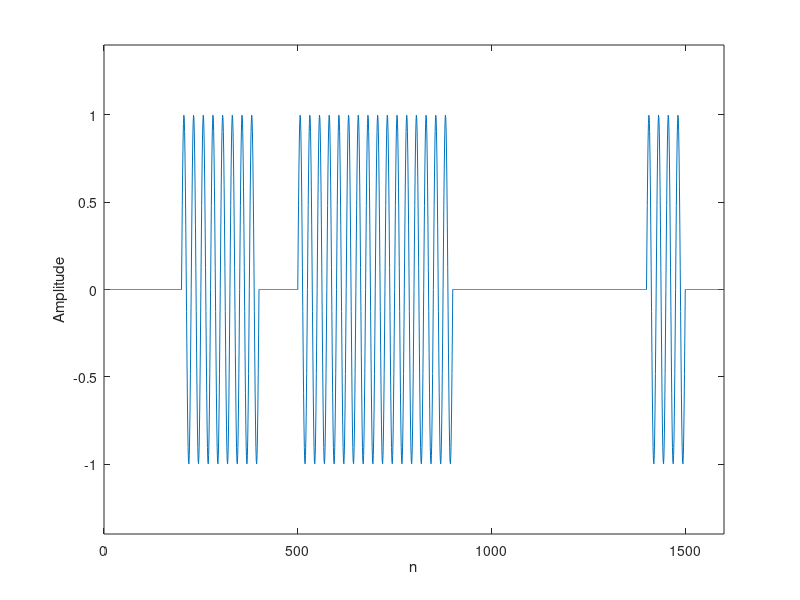

Write MATLAB code to recreate this figure.
% clean figure and load signal package (only for Octave)
clf
pkg load signal

% simulation parameters:
%  - nr of symbols
%  - nr of samples per symbol
%  - amplitude
%  - carrier frequency
nsym = 16;
nsamp = 100;
a = 1;
fc = 4;

% allocate space for total bit sequence
l = nsym*nsamp;
y = zeros(1,l-nsamp+1);

% initalize random output vector with +1 and -1
x = round(rand(1,nsym));

% for each overlap..
for i = 1:nsym
  % place one symbol into vector y, leaving nsamp samples of spacing
  kk = (i-1)*nsamp+1;
  y(kk:kk+nsamp) = x(i) * a * sin(2 * pi * fc / nsamp * [0:nsamp]);
end

% plot eye diagram
plot([0:nsym*nsamp], y)

% format: print axis labels, legend, and set plot range
ylabel('Amplitude')
axis([0 nsym*nsamp -1.4 1.4])
xlabel('n')

% find indexes of zero-crossing
